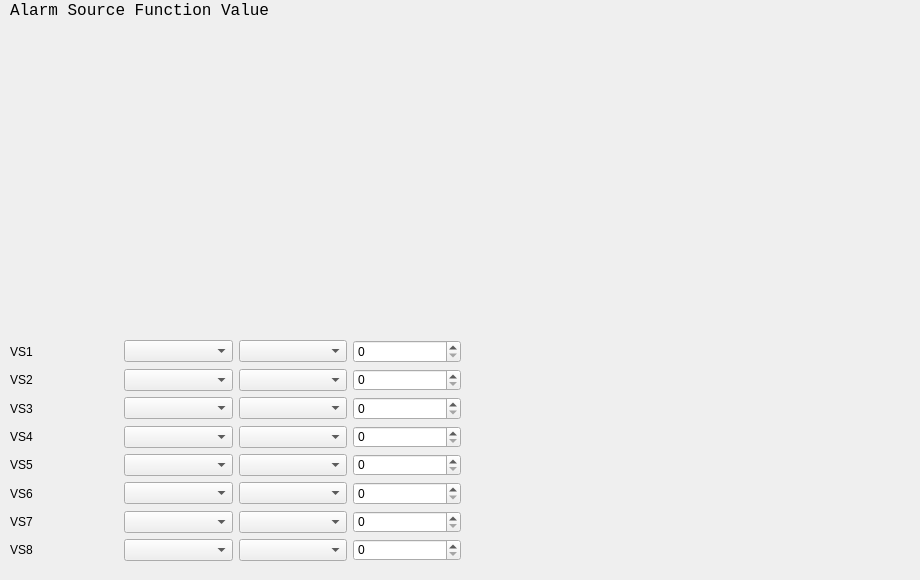
     <widget class="QWidget" name="tab_3">
      <attribute name="title">
       <string>Voice Alarms</string>
      </attribute>
      <widget class="QLabel" name="label_39">
       <property name="geometry">
        <rect>
         <x>10</x>
         <y>0</y>
         <width>901</width>
         <height>21</height>
        </rect>
       </property>
       <property name="font">
        <font>
         <family>Courier New</family>
         <pointsize>12</pointsize>
        </font>
       </property>
       <property name="text">
        <string>Alarm Source Function Value</string>
       </property>
      </widget>
      <widget class="QWidget" name="gridLayoutWidget_2">
       <property name="geometry">
        <rect>
         <x>10</x>
         <y>30</y>
         <width>891</width>
         <height>291</height>
        </rect>
       </property>
       <layout class="QGridLayout" name="voiceLayout"/>
      </widget>
      <widget class="QWidget" name="voiceWidget" native="true">
       <property name="geometry">
        <rect>
         <x>10</x>
         <y>330</y>
         <width>461</width>
         <height>241</height>
        </rect>
       </property>
       <widget class="QWidget" name="gridLayoutWidget_3">
        <property name="geometry">
         <rect>
          <x>0</x>
          <y>10</y>
          <width>451</width>
          <height>221</height>
         </rect>
        </property>
        <layout class="QGridLayout" name="gridLayout_VS">
         <item row="0" column="0">
          <widget class="QLabel" name="label_83">
           <property name="text">
            <string>VS1</string>
           </property>
          </widget>
         </item>
         <item row="1" column="0">
          <widget class="QLabel" name="label_116">
           <property name="text">
            <string>VS2</string>
           </property>
          </widget>
         </item>
         <item row="2" column="0">
          <widget class="QLabel" name="label_145">
           <property name="text">
            <string>VS3</string>
           </property>
          </widget>
         </item>
         <item row="3" column="0">
          <widget class="QLabel" name="label_188">
           <property name="text">
            <string>VS4</string>
           </property>
          </widget>
         </item>
         <item row="4" column="0">
          <widget class="QLabel" name="label_189">
           <property name="text">
            <string>VS5</string>
           </property>
          </widget>
         </item>
         <item row="5" column="0">
          <widget class="QLabel" name="label_190">
           <property name="text">
            <string>VS6</string>
           </property>
          </widget>
         </item>
         <item row="6" column="0">
          <widget class="QLabel" name="label_191">
           <property name="text">
            <string>VS7</string>
           </property>
          </widget>
         </item>
         <item row="7" column="0">
          <widget class="QLabel" name="label_193">
           <property name="text">
            <string>VS8</string>
           </property>
          </widget>
         </item>
         <item row="0" column="1">
          <widget class="QComboBox" name="vs1switchCB"/>
         </item>
         <item row="0" column="2">
          <widget class="QComboBox" name="vs1modeCB"/>
         </item>
         <item row="0" column="3">
          <widget class="QSpinBox" name="vs1valSB">
           <property name="maximum">
            <number>249</number>
           </property>
          </widget>
         </item>
         <item row="1" column="1">
          <widget class="QComboBox" name="vs2switchCB"/>
         </item>
         <item row="2" column="1">
          <widget class="QComboBox" name="vs3switchCB"/>
         </item>
         <item row="3" column="1">
          <widget class="QComboBox" name="vs4switchCB"/>
         </item>
         <item row="4" column="1">
          <widget class="QComboBox" name="vs5switchCB"/>
         </item>
         <item row="5" column="1">
          <widget class="QComboBox" name="vs6switchCB"/>
         </item>
         <item row="6" column="1">
          <widget class="QComboBox" name="vs7switchCB"/>
         </item>
         <item row="7" column="1">
          <widget class="QComboBox" name="vs8switchCB"/>
         </item>
         <item row="1" column="2">
          <widget class="QComboBox" name="vs2modeCB"/>
         </item>
         <item row="2" column="2">
          <widget class="QComboBox" name="vs3modeCB"/>
         </item>
         <item row="3" column="2">
          <widget class="QComboBox" name="vs4modeCB"/>
         </item>
         <item row="4" column="2">
          <widget class="QComboBox" name="vs5modeCB"/>
         </item>
         <item row="5" column="2">
          <widget class="QComboBox" name="vs6modeCB"/>
         </item>
         <item row="6" column="2">
          <widget class="QComboBox" name="vs7modeCB"/>
         </item>
         <item row="7" column="2">
          <widget class="QComboBox" name="vs8modeCB"/>
         </item>
         <item row="1" column="3">
          <widget class="QSpinBox" name="vs2valSB">
           <property name="maximum">
            <number>249</number>
           </property>
          </widget>
         </item>
         <item row="2" column="3">
          <widget class="QSpinBox" name="vs3valSB">
           <property name="maximum">
            <number>249</number>
           </property>
          </widget>
         </item>
         <item row="3" column="3">
          <widget class="QSpinBox" name="vs4valSB">
           <property name="maximum">
            <number>249</number>
           </property>
          </widget>
         </item>
         <item row="4" column="3">
          <widget class="QSpinBox" name="vs5valSB">
           <property name="maximum">
            <number>249</number>
           </property>
          </widget>
         </item>
         <item row="5" column="3">
          <widget class="QSpinBox" name="vs6valSB">
           <property name="maximum">
            <number>249</number>
           </property>
          </widget>
         </item>
         <item row="6" column="3">
          <widget class="QSpinBox" name="vs7valSB">
           <property name="maximum">
            <number>249</number>
           </property>
          </widget>
         </item>
         <item row="7" column="3">
          <widget class="QSpinBox" name="vs8valSB">
           <property name="maximum">
            <number>249</number>
           </property>
          </widget>
         </item>
        </layout>
       </widget>
      </widget>
     </widget>
